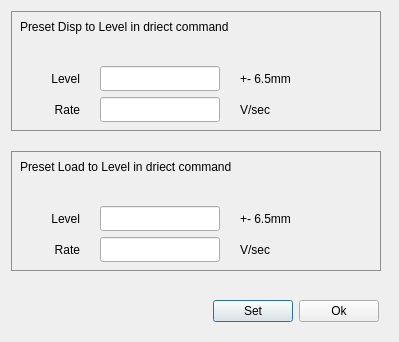
<?xml version="1.0" encoding="UTF-8"?>
<ui version="4.0">
 <class>PresetPropDlg</class>
 <widget class="QDialog" name="PresetPropDlg">
  <property name="geometry">
   <rect>
    <x>0</x>
    <y>0</y>
    <width>399</width>
    <height>339</height>
   </rect>
  </property>
  <property name="windowTitle">
   <string>Preset Properties</string>
  </property>
  <layout class="QVBoxLayout" name="verticalLayout_3">
   <property name="spacing">
    <number>20</number>
   </property>
   <item>
    <widget class="QWidget" name="preonewidget" native="true">
     <property name="minimumSize">
      <size>
       <width>370</width>
       <height>120</height>
      </size>
     </property>
     <property name="maximumSize">
      <size>
       <width>370</width>
       <height>120</height>
      </size>
     </property>
     <property name="styleSheet">
      <string notr="true">#preonewidget{border:1px solid #8d8d8d}</string>
     </property>
     <layout class="QVBoxLayout" name="verticalLayout">
      <item>
       <widget class="QLabel" name="label">
        <property name="text">
         <string>Preset Disp to Level in driect command</string>
        </property>
       </widget>
      </item>
      <item>
       <spacer name="verticalSpacer">
        <property name="orientation">
         <enum>Qt::Vertical</enum>
        </property>
        <property name="sizeHint" stdset="0">
         <size>
          <width>20</width>
          <height>40</height>
         </size>
        </property>
       </spacer>
      </item>
      <item>
       <layout class="QHBoxLayout" name="horizontalLayout_2">
        <property name="spacing">
         <number>20</number>
        </property>
        <item>
         <widget class="QLabel" name="label_3">
          <property name="minimumSize">
           <size>
            <width>60</width>
            <height>0</height>
           </size>
          </property>
          <property name="maximumSize">
           <size>
            <width>60</width>
            <height>16777215</height>
           </size>
          </property>
          <property name="text">
           <string>Level</string>
          </property>
          <property name="alignment">
           <set>Qt::AlignRight|Qt::AlignTrailing|Qt::AlignVCenter</set>
          </property>
         </widget>
        </item>
        <item>
         <widget class="QLineEdit" name="m_preDispValueLineEdit">
          <property name="minimumSize">
           <size>
            <width>120</width>
            <height>25</height>
           </size>
          </property>
          <property name="maximumSize">
           <size>
            <width>120</width>
            <height>25</height>
           </size>
          </property>
         </widget>
        </item>
        <item>
         <widget class="QLabel" name="label_5">
          <property name="minimumSize">
           <size>
            <width>60</width>
            <height>0</height>
           </size>
          </property>
          <property name="text">
           <string>+- 6.5mm</string>
          </property>
          <property name="alignment">
           <set>Qt::AlignLeading|Qt::AlignLeft|Qt::AlignVCenter</set>
          </property>
         </widget>
        </item>
       </layout>
      </item>
      <item>
       <layout class="QHBoxLayout" name="horizontalLayout_3">
        <property name="spacing">
         <number>20</number>
        </property>
        <item>
         <widget class="QLabel" name="label_4">
          <property name="minimumSize">
           <size>
            <width>60</width>
            <height>0</height>
           </size>
          </property>
          <property name="maximumSize">
           <size>
            <width>60</width>
            <height>16777215</height>
           </size>
          </property>
          <property name="text">
           <string>Rate</string>
          </property>
          <property name="alignment">
           <set>Qt::AlignRight|Qt::AlignTrailing|Qt::AlignVCenter</set>
          </property>
         </widget>
        </item>
        <item>
         <widget class="QLineEdit" name="m_preDispRateLineEdit">
          <property name="minimumSize">
           <size>
            <width>120</width>
            <height>25</height>
           </size>
          </property>
          <property name="maximumSize">
           <size>
            <width>120</width>
            <height>25</height>
           </size>
          </property>
         </widget>
        </item>
        <item>
         <widget class="QLabel" name="label_6">
          <property name="minimumSize">
           <size>
            <width>60</width>
            <height>0</height>
           </size>
          </property>
          <property name="text">
           <string>V/sec</string>
          </property>
          <property name="alignment">
           <set>Qt::AlignLeading|Qt::AlignLeft|Qt::AlignVCenter</set>
          </property>
         </widget>
        </item>
       </layout>
      </item>
     </layout>
    </widget>
   </item>
   <item>
    <widget class="QWidget" name="pretwowidget" native="true">
     <property name="minimumSize">
      <size>
       <width>370</width>
       <height>120</height>
      </size>
     </property>
     <property name="maximumSize">
      <size>
       <width>370</width>
       <height>120</height>
      </size>
     </property>
     <property name="styleSheet">
      <string notr="true">#pretwowidget{border:1px solid #8d8d8d}</string>
     </property>
     <layout class="QVBoxLayout" name="verticalLayout_2">
      <item>
       <widget class="QLabel" name="label_8">
        <property name="text">
         <string>Preset Load to Level in driect command</string>
        </property>
       </widget>
      </item>
      <item>
       <spacer name="verticalSpacer_2">
        <property name="orientation">
         <enum>Qt::Vertical</enum>
        </property>
        <property name="sizeHint" stdset="0">
         <size>
          <width>20</width>
          <height>40</height>
         </size>
        </property>
       </spacer>
      </item>
      <item>
       <layout class="QHBoxLayout" name="horizontalLayout_5">
        <property name="spacing">
         <number>20</number>
        </property>
        <item>
         <widget class="QLabel" name="label_11">
          <property name="minimumSize">
           <size>
            <width>60</width>
            <height>0</height>
           </size>
          </property>
          <property name="maximumSize">
           <size>
            <width>60</width>
            <height>16777215</height>
           </size>
          </property>
          <property name="text">
           <string>Level</string>
          </property>
          <property name="alignment">
           <set>Qt::AlignRight|Qt::AlignTrailing|Qt::AlignVCenter</set>
          </property>
         </widget>
        </item>
        <item>
         <widget class="QLineEdit" name="m_preLoadValueLineEdit">
          <property name="minimumSize">
           <size>
            <width>120</width>
            <height>25</height>
           </size>
          </property>
          <property name="maximumSize">
           <size>
            <width>120</width>
            <height>25</height>
           </size>
          </property>
         </widget>
        </item>
        <item>
         <widget class="QLabel" name="label_12">
          <property name="minimumSize">
           <size>
            <width>60</width>
            <height>0</height>
           </size>
          </property>
          <property name="text">
           <string>+- 6.5mm</string>
          </property>
          <property name="alignment">
           <set>Qt::AlignLeading|Qt::AlignLeft|Qt::AlignVCenter</set>
          </property>
         </widget>
        </item>
       </layout>
      </item>
      <item>
       <layout class="QHBoxLayout" name="horizontalLayout_6">
        <property name="spacing">
         <number>20</number>
        </property>
        <item>
         <widget class="QLabel" name="label_13">
          <property name="minimumSize">
           <size>
            <width>60</width>
            <height>0</height>
           </size>
          </property>
          <property name="maximumSize">
           <size>
            <width>60</width>
            <height>16777215</height>
           </size>
          </property>
          <property name="text">
           <string>Rate</string>
          </property>
          <property name="alignment">
           <set>Qt::AlignRight|Qt::AlignTrailing|Qt::AlignVCenter</set>
          </property>
         </widget>
        </item>
        <item>
         <widget class="QLineEdit" name="m_preLoadRateLineEdit">
          <property name="minimumSize">
           <size>
            <width>120</width>
            <height>25</height>
           </size>
          </property>
          <property name="maximumSize">
           <size>
            <width>120</width>
            <height>25</height>
           </size>
          </property>
         </widget>
        </item>
        <item>
         <widget class="QLabel" name="label_14">
          <property name="minimumSize">
           <size>
            <width>60</width>
            <height>0</height>
           </size>
          </property>
          <property name="text">
           <string>V/sec</string>
          </property>
          <property name="alignment">
           <set>Qt::AlignLeading|Qt::AlignLeft|Qt::AlignVCenter</set>
          </property>
         </widget>
        </item>
       </layout>
      </item>
     </layout>
    </widget>
   </item>
   <item>
    <widget class="QWidget" name="widget" native="true">
     <layout class="QHBoxLayout" name="horizontalLayout_7">
      <item>
       <spacer name="horizontalSpacer">
        <property name="orientation">
         <enum>Qt::Horizontal</enum>
        </property>
        <property name="sizeHint" stdset="0">
         <size>
          <width>198</width>
          <height>20</height>
         </size>
        </property>
       </spacer>
      </item>
      <item>
       <widget class="QPushButton" name="m_okBtn">
        <property name="text">
         <string>Set</string>
        </property>
       </widget>
      </item>
      <item>
       <widget class="QPushButton" name="m_cancelBtn">
        <property name="text">
         <string>Ok</string>
        </property>
       </widget>
      </item>
     </layout>
    </widget>
   </item>
  </layout>
 </widget>
 <resources/>
 <connections/>
</ui>
